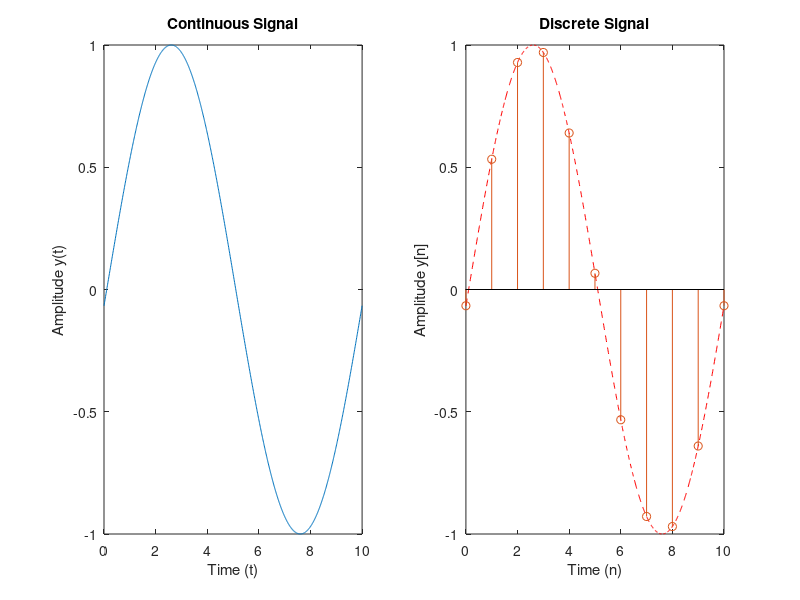

The MATLAB script that drew this image:

clear all;
close all;

t = 0:0.01:10;
T=10;
yCont = sin(2*pi*t/T);

Ts=1;
n = 0:Ts:10;N=T;
yDisc = sin(2*pi*n/N);
ind=1;
figure(1);
for phi = 0:0.1:4*pi
    clf;
    title('s');
    yCont = sin(2*pi*t/T + phi);
    yDisc = sin(2*pi*n/N + phi);
    
    subplot(121);
    plot(t, yCont);title('Continuous Signal');xlabel('Time (t)');ylabel('Amplitude y(t)');
    
    subplot(122);
    plot(t, yCont, 'LineStyle', '--', 'Color', 'r');hold on;
    stem(n, yDisc);title('Discrete Signal');xlabel('Time (n)');ylabel('Amplitude y[n]');
    pause(0.01);
%     
%     movieVector(ind) = getframe(1);
%     ind = ind + 1;
end;

% myWriter = VideoWriter('Continuous_Discrete', 'MPEG-4');
% open(myWriter);
% writeVideo(myWriter, movieVector);
% close(myWriter);
